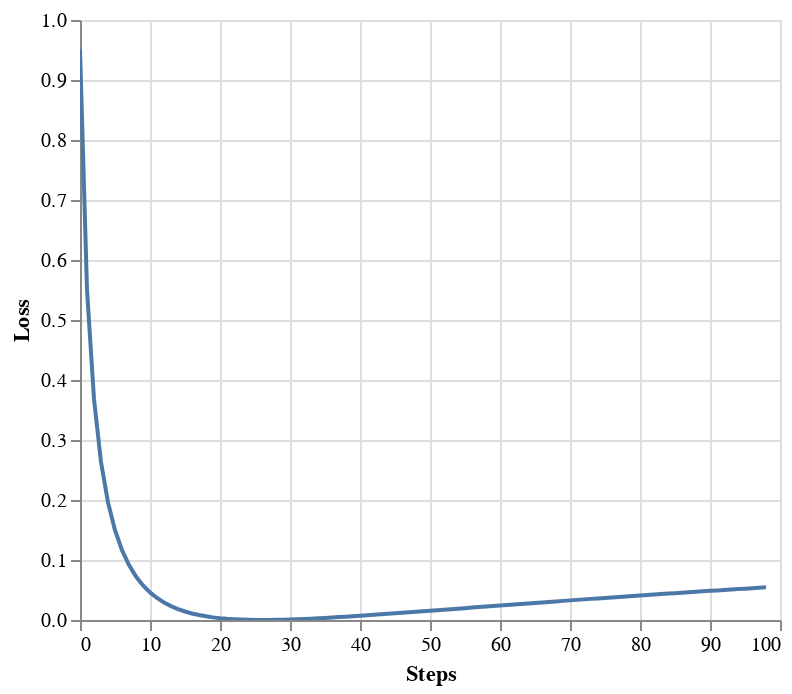

Here is the notebook cell this chart was saved with:
### Markdown cell above
> Label smoothing actually starts to penalize the model if it gets
> very confident about a given choice.

### Code cell
def loss(x, crit):
    d = x + 3 * 1
    predict = torch.FloatTensor([[0, x / d, 1 / d, 1 / d, 1 / d]])
    return crit(predict.log(), torch.LongTensor([1])).data


def penalization_visualization():
    crit = LabelSmoothing(5, 0, 0.1)
    loss_data = pd.DataFrame(
        {
            "Loss": [loss(x, crit) for x in range(1, 100)],
            "Steps": list(range(99)),
        }
    ).astype("float")

    return (
        alt.Chart(loss_data)
        .mark_line()
        .properties(width=350)
        .encode(
            x="Steps",
            y="Loss",
        )
        .interactive()
    )


show_example(penalization_visualization)

### Figure 1 — Vega-Lite specification as saved in the notebook (floating-point values rounded to 4 significant figures)
{"config": {"view": {"continuousWidth": 300, "continuousHeight": 300}}, "data": {"name": "data-3b15788e82f0008d4eedec2cc847e0f6"}, "mark": {"type": "line"}, "encoding": {"x": {"field": "Steps", "type": "quantitative"}, "y": {"field": "Loss", "type": "quantitative"}}, "params": [{"name": "param_7", "select": {"type": "interval", "encodings": ["x", "y"]}, "bind": "scales"}], "width": 350, "$schema": "https://vega.github.io/schema/vega-lite/v5.15.1.json", "datasets": {"data-3b15788e82f0008d4eedec2cc847e0f6": [{"Loss": 0.9514, "Steps": 0.0}, {"Loss": 0.5507, "Steps": 1.0}, {"Loss": 0.3681, "Steps": 2.0}, {"Loss": 0.2633, "Steps": 3.0}, {"Loss": 0.196, "Steps": 4.0}, {"Loss": 0.1497, "Steps": 5.0}, {"Loss": 0.1163, "Steps": 6.0}, {"Loss": 0.09145, "Steps": 7.0}, {"Loss": 0.07246, "Steps": 8.0}, {"Loss": 0.05768, "Steps": 9.0}, {"Loss": 0.04601, "Steps": 10.0}, {"Loss": 0.03669, "Steps": 11.0}, {"Loss": 0.02919, "Steps": 12.0}, {"Loss": 0.02312, "Steps": 13.0}, {"Loss": 0.01818, "Steps": 14.0}, {"Loss": 0.01416, "Steps": 15.0}, {"Loss": 0.0109, "Steps": 16.0}, {"Loss": 0.008244, "Steps": 17.0}, {"Loss": 0.006103, "Steps": 18.0}, {"Loss": 0.004391, "Steps": 19.0}, {"Loss": 0.003039, "Steps": 20.0}, {"Loss": 0.001993, "Steps": 21.0}, {"Loss": 0.001208, "Steps": 22.0}, {"Loss": 0.0006442, "Steps": 23.0}, {"Loss": 0.000272, "Steps": 24.0}, {"Loss": 6.47e-05, "Steps": 25.0}, {"Loss": 0.0, "Steps": 26.0}, {"Loss": 5.893e-05, "Steps": 27.0}, {"Loss": 0.0002254, "Steps": 28.0}, {"Loss": 0.0004857, "Steps": 29.0}, {"Loss": 0.0008278, "Steps": 30.0}, {"Loss": 0.001242, "Steps": 31.0}, {"Loss": 0.001718, "Steps": 32.0}, {"Loss": 0.002249, "Steps": 33.0}, {"Loss": 0.002829, "Steps": 34.0}, {"Loss": 0.00345, "Steps": 35.0}, {"Loss": 0.004109, "Steps": 36.0}, {"Loss": 0.0048, "Steps": 37.0}, {"Loss": 0.00552, "Steps": 38.0}, {"Loss": 0.006264, "Steps": 39.0}, {"Loss": 0.007031, "Steps": 40.0}, {"Loss": 0.007816, "Steps": 41.0}, {"Loss": 0.008617, "Steps": 42.0}, {"Loss": 0.009433, "Steps": 43.0}, {"Loss": 0.01026, "Steps": 44.0}, {"Loss": 0.0111, "Steps": 45.0}, {"Loss": 0.01195, "Steps": 46.0}, {"Loss": 0.0128, "Steps": 47.0}, {"Loss": 0.01366, "Steps": 48.0}, {"Loss": 0.01453, "Steps": 49.0}, {"Loss": 0.0154, "Steps": 50.0}, {"Loss": 0.01627, "Steps": 51.0}, {"Loss": 0.01714, "Steps": 52.0}, {"Loss": 0.01802, "Steps": 53.0}, {"Loss": 0.0189, "Steps": 54.0}, {"Loss": 0.01978, "Steps": 55.0}, {"Loss": 0.02065, "Steps": 56.0}, {"Loss": 0.02153, "Steps": 57.0}, {"Loss": 0.02241, "Steps": 58.0}, {"Loss": 0.02328, "Steps": 59.0}, {"Loss": 0.02415, "Steps": 60.0}, {"Loss": 0.02502, "Steps": 61.0}, {"Loss": 0.02589, "Steps": 62.0}, {"Loss": 0.02675, "Steps": 63.0}, {"Loss": 0.02761, "Steps": 64.0}, {"Loss": 0.02847, "Steps": 65.0}, {"Loss": 0.02933, "Steps": 66.0}, {"Loss": 0.03018, "Steps": 67.0}, {"Loss": 0.03103, "Steps": 68.0}, {"Loss": 0.03187, "Steps": 69.0}, {"Loss": 0.03271, "Steps": 70.0}, {"Loss": 0.03354, "Steps": 71.0}, {"Loss": 0.03438, "Steps": 72.0}, {"Loss": 0.0352, "Steps": 73.0}, {"Loss": 0.03603, "Steps": 74.0}, {"Loss": 0.03684, "Steps": 75.0}, {"Loss": 0.03766, "Steps": 76.0}, {"Loss": 0.03847, "Steps": 77.0}, {"Loss": 0.03927, "Steps": 78.0}, {"Loss": 0.04007, "Steps": 79.0}, {"Loss": 0.04087, "Steps": 80.0}, {"Loss": 0.04166, "Steps": 81.0}, {"Loss": 0.04245, "Steps": 82.0}, {"Loss": 0.04323, "Steps": 83.0}, {"Loss": 0.04401, "Steps": 84.0}, {"Loss": 0.04478, "Steps": 85.0}, {"Loss": 0.04555, "Steps": 86.0}, {"Loss": 0.04631, "Steps": 87.0}, {"Loss": 0.04707, "Steps": 88.0}, {"Loss": 0.04783, "Steps": 89.0}, {"Loss": 0.04858, "Steps": 90.0}, {"Loss": 0.04932, "Steps": 91.0}, {"Loss": 0.05006, "Steps": 92.0}, {"Loss": 0.0508, "Steps": 93.0}, {"Loss": 0.05153, "Steps": 94.0}, {"Loss": 0.05226, "Steps": 95.0}, {"Loss": 0.05299, "Steps": 96.0}, {"Loss": 0.05371, "Steps": 97.0}, {"Loss": 0.05442, "Steps": 98.0}]}}
